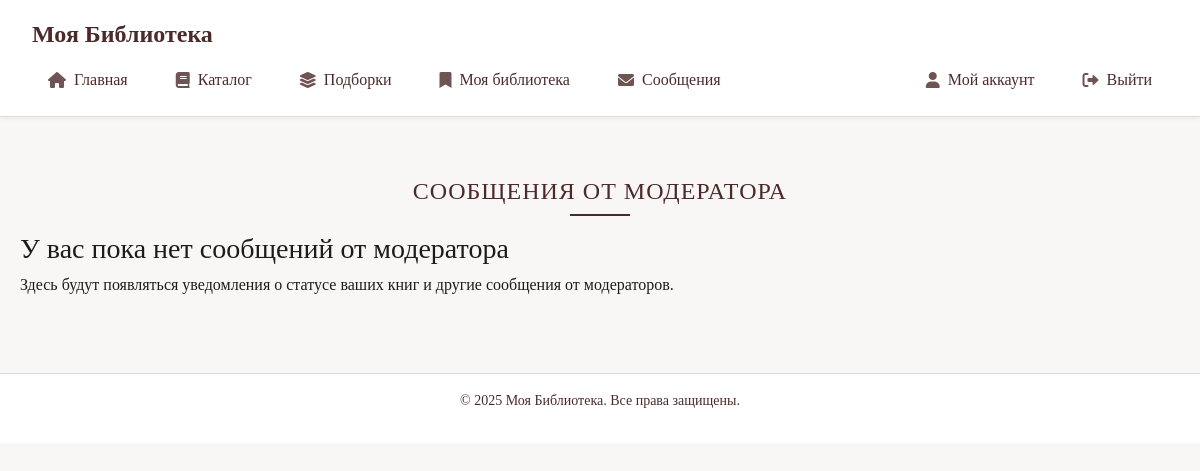
Page /books/messages/ (signed in) on the earlier database version.
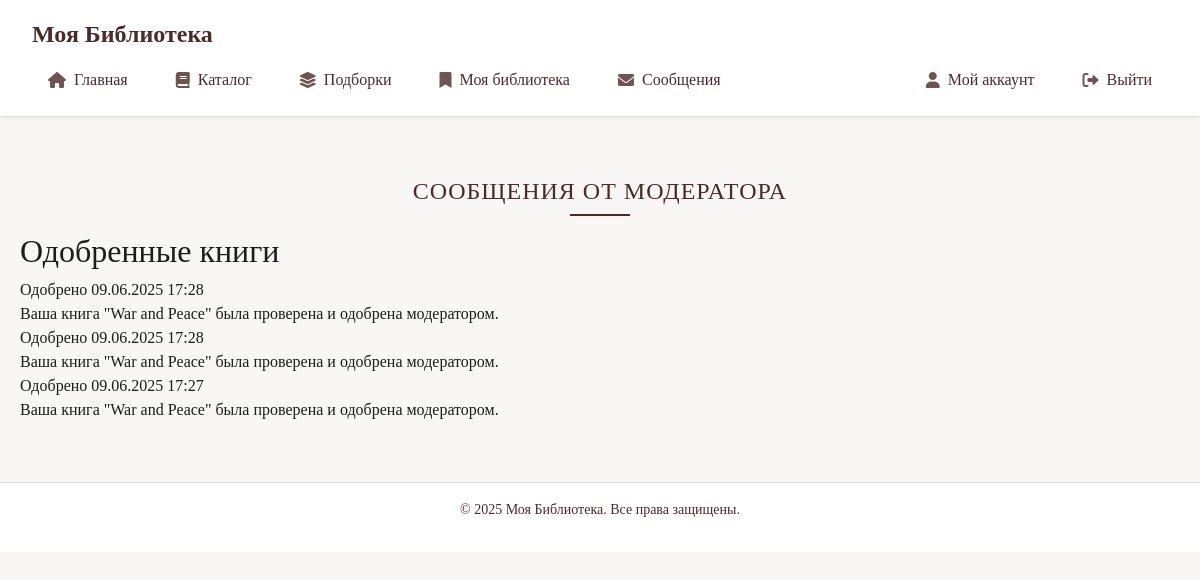
Same page on the later database version.
### users/models.py (models this page shows, shortened)
class ModeratorMessage(models.Model):
    MESSAGE_TYPES = (
        ('approved', 'Одобрено'),
        ('rejected', 'Отклонено'),
        ('general', 'Общее сообщение'),
    )
    user = models.ForeignKey(User, on_delete=models.CASCADE, related_name='moderator_messages')
    book = models.ForeignKey('books.Book', on_delete=models.SET_NULL, null=True, blank=True)
    message_type = models.CharField(max_length=20, choices=MESSAGE_TYPES)
    message = models.TextField()
    created_at = models.DateTimeField(auto_now_add=True)
    is_read = models.BooleanField(default=False)
    class Meta:
        ordering = ['-created_at']
        verbose_name = 'Сообщение модератора'
        verbose_name_plural = 'Сообщения модератора'

### books/views.py (the view)
# urls.py: path('messages/', views.moderator_messages, name='moderator_messages'),
@login_required
def moderator_messages(request):
    messages = ModeratorMessage.objects.filter(user=request.user)
    unread_messages = messages.filter(is_read=False)
    if unread_messages.exists():
        unread_messages.update(is_read=True)
    context = {
        'approved_books': messages.filter(message_type='book_approved'),
        'rejected_books': messages.filter(message_type='book_rejected'),
        'general_messages': messages.filter(message_type='general'),
    }
    return render(request, 'books/moderator_messages.html', context)

### main_admin/context_processors.py (called while the page is built, shortened)
def site_settings(request):
    if not request.path.startswith('/admin/'):
        return {}

### users/models.py (called while the page is built)
    @property
    def has_unread_messages(self):
        return self.moderator_messages.filter(is_read=False).exists()

### books/templates/books/moderator_messages.html (shortened to what this page needs)
{% extends 'base.html' %}
{% block content %}
<div class="messages-container">
    <h1 class="section-title">Сообщения от модератора</h1>
    {% if approved_books or rejected_books or general_messages %}
        {% if approved_books %}
        <div class="message-section">
            <h2>Одобренные книги</h2>
            {% for message in approved_books %}
            <div class="message-card">
                <div class="message-header">
                    <span class="message-type type-approved">Одобрено</span>
                    <span class="message-date">{{ message.created_at|date:"d.m.Y H:i" }}</span>
                </div>
                <div class="message-content">
                    {{ message.message|safe }}
                </div>
            </div>
            {% endfor %}
        </div>
        {% endif %}
    {% else %}
        <div class="no-messages">
            <h3>У вас пока нет сообщений от модератора</h3>
            <p>Здесь будут появляться уведомления о статусе ваших книг и другие сообщения от модераторов.</p>
        </div>
    {% endif %}
</div>
{% endblock %}

Differences in the rows shown:
added ModeratorMessage: created_at "09.06.2025 17:28", message "Ваша книга \"War and Peace\" была проверена и одобрена модератором."
added ModeratorMessage: created_at "09.06.2025 17:28", message "Ваша книга \"War and Peace\" была проверена и одобрена модератором."
added ModeratorMessage: created_at "09.06.2025 17:27", message "Ваша книга \"War and Peace\" была проверена и одобрена модератором."
Other differences:
text no longer shown: "У вас пока нет сообщений от модератора Здесь будут появляться уведомления о статусе ваших книг и другие сообщения от модераторов."
text now shown: "Одобренные книги"
